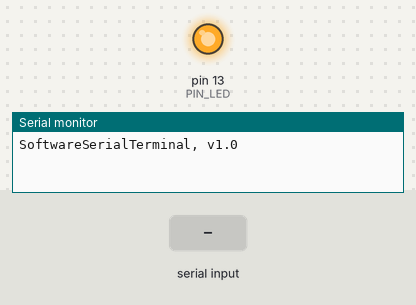
Bench run of a sketch on a simulated Arduino Nano, built with avr-gcc and run on an emulated ATmega328P. On the bench: output pins drawn as LEDs (lit = HIGH), the last lines printed to the serial monitor. Inputs (shaded band) come from the test bench.

Above: at 0.5 s.
1.3 s: "1" received over the second serial link
At 2.2 s:
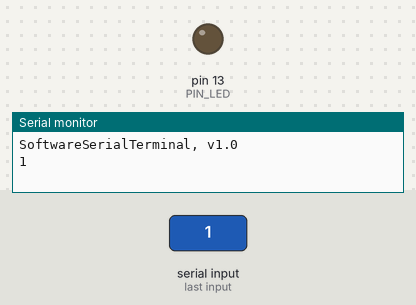
Timing chart, 0 to 10.3 s (numbered marks = the images above; inputs shaded):
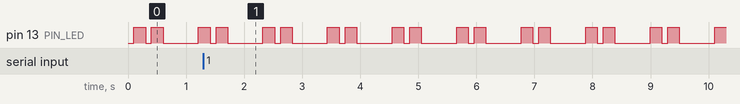

The sketch:

SoftwareSerialTerminal.ino
```cpp
#include <SoftwareSerial.h>

SoftwareSerial mySerial(4, 5); // RX, TX

#define VERSION			"SoftwareSerialTerminal, v1.0"

#define PIN_LED			13

#define MAX				30

char blueToothVal;           //value sent over via bluetooth
char lastValue;              //stores last state of device (on/off)
unsigned long currentMillis = 0;
unsigned long previousLED = 0;
int ledCounter = 0;


// Simple Terminal
/*
void setup()
{
Serial.begin(9600);
pinMode(LED, OUTPUT);

Serial.println("Test_Radio_Bluetooth, Terminal, v1.4");

mySerial.begin(9600); // 9600, 34800,57600
}


void loop()
{
if (Serial.available())
{
char letter = Serial.read(); //read it
Serial.print(letter);

if (letter == 'Z')
{
mySerial.println("Hello There");
}
else if (letter == '#')
{
mySerial.print("AT+VERSION");
}
else
{
mySerial.print(letter);
}
}

if (mySerial.available())
{
blueToothVal = mySerial.read(); //read it
Serial.print(blueToothVal);
}

//delay(100);
}
*/


// Test Colour Receiver

void setup()
{
	Serial.begin(9600);
	pinMode(PIN_LED, OUTPUT);

	Serial.println(VERSION);

	mySerial.begin(9600); // 57600

	previousLED = millis();

}


void loop()
{

	currentMillis = millis();

	if (currentMillis - previousLED > 100)
	{
		previousLED = currentMillis;

		if (++ledCounter > 10)
		{
			ledCounter = 0;
		}

		if (ledCounter == 1 || ledCounter == 2 || ledCounter == 4 || ledCounter == 5)
		{
			digitalWrite(PIN_LED, HIGH);
		}
		else
		{
			digitalWrite(PIN_LED, LOW);
		}

	}

	//

	bool didReceive = false;
	String received = "";

	while (mySerial.available())
	{
		didReceive = true;

		int value = mySerial.read();
		char letter = value;
		received.concat(letter);

		//Serial.print("Received ");
		//Serial.println(value);
		//Serial.print(", [");
		//Serial.print(blueToothVal);
		//Serial.println("]");
	}

	if (didReceive)
	{

		if (received.indexOf("VERSION") >= 0)
		{
			Serial.println(VERSION);
		}
		else
		{
			Serial.println(received);
		}
	}

}


// Simple Test receiver
/*
void setup()
{
Serial.begin(9600);
pinMode(LED, OUTPUT);

Serial.println("Test_Radio_Bluetooth, Receiver, v1.3");

mySerial.begin(9600); // 57600
}


void loop()
{
if (mySerial.available())
{//if there is data being recieved
int value = mySerial.read(); //read it
blueToothVal = value;
Serial.print("Received ");
Serial.println(value);
Serial.print(", [");
Serial.print(blueToothVal);
Serial.println("]");
}

if (blueToothVal == 'n')
{//if value from bluetooth serial is n
digitalWrite(LED, HIGH);            //switch on LED
if (lastValue != 'n')
Serial.println(F("LED is on")); //print LED is on
lastValue = blueToothVal;
}
else if (blueToothVal == 'f')
{//if value from bluetooth serial is n
digitalWrite(LED, LOW);             //turn off LED
if (lastValue != 'f')
Serial.println(F("LED is off")); //print LED is on
lastValue = blueToothVal;
}

//delay(1000);
}
*/


/*
void setup()
{
Serial.begin(9600);
pinMode(LED, OUTPUT);
}


void loop()
{
if (Serial.available())
{//if there is data being recieved
blueToothVal = Serial.read(); //read it
}

if (blueToothVal == 'n')
{//if value from bluetooth serial is n
digitalWrite(LED, HIGH);            //switch on LED
if (lastValue != 'n')
Serial.println(F("LED is on")); //print LED is on
lastValue = blueToothVal;
}
else if (blueToothVal == 'f')
{//if value from bluetooth serial is n
digitalWrite(LED, LOW);             //turn off LED
if (lastValue != 'f')
Serial.println(F("LED is off")); //print LED is on
lastValue = blueToothVal;
}
delay(1000);
}

*/
```

Measured:
- by itself, pin 13 (PIN_LED): repeats every 1.1 s: HIGH 0.20 s, LOW 0.61 s, HIGH 0.20 s, LOW 0.10 s
